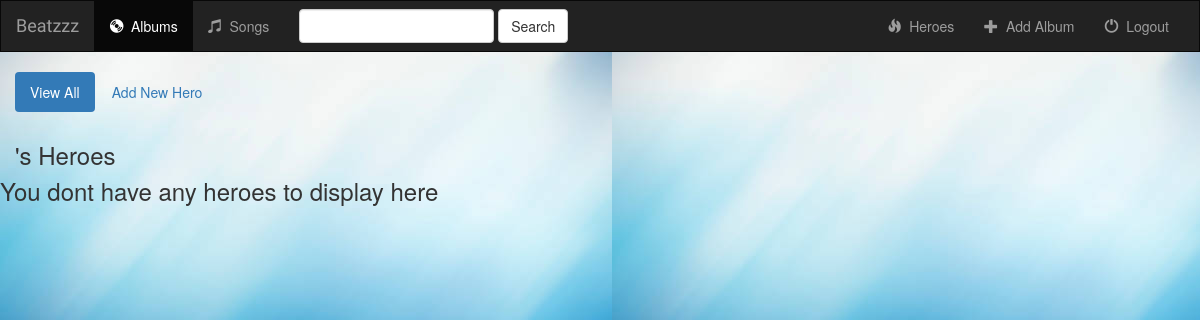
The app's page /music/hero/, older data.
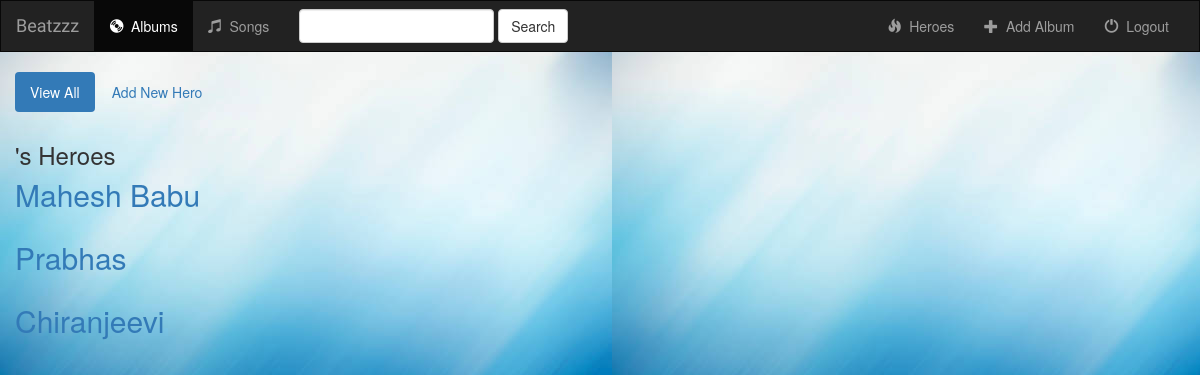
The same page, newer data.
### music/models.py (models this page shows, shortened)
class Hero(models.Model):
    hero_name = models.CharField(max_length=15)
    age = models.IntegerField()
    class Meta:
        verbose_name_plural = "Hero"

### music/views.py (the view)
# urls.py: url(r'hero/$', views.HeroesView.as_view(), name='hero-in'),
class HeroesView(generic.ListView):
    context_object_name = 'all_heroes'
    template_name = 'music/heroes_index.html'
    def get_queryset(self):
        return Hero.objects.all()

### music/templates/music/heroes_index.html (shortened to what this page needs)
{% extends 'music/Base.html' %}
{% block albums_active %}active{% endblock %}
{% block body %}
<div class="albums-container container-fluid">
    <ul class="nav nav-pills" style="margin-bottom: 10px;">
                <li role="presentation" class="active"><a href="#">View All</a></li>
                <li role="presentation"><a href="{% url 'music:hero-add' %}">Add New Hero</a></li>
            </ul>
    <div class="row">
        <div class="col-sm-12">
            <h3>{{ user.username }}'s Heroes</h3>
        </div>
        {% if all_heroes %}
            {% for hero in all_heroes %}
                <div class="container-fluid">
                    <a href="{% url 'music:index-h' hero.id %}">
                    <h2>{{ hero.hero_name }}</h2>
                    </a>
                </div>
            {% endfor %}
        {% else %}
            <h3>You dont have any heroes to display here</h3>
{% endif %}
{% endblock %}

### music/templates/music/Base.html (shortened to what this page needs)
<!DOCTYPE html>
<html lang="en">
<head>
    {% load staticfiles %}
    <link rel="stylesheet" href="https://maxcdn.bootstrapcdn.com/bootstrap/3.3.6/css/bootstrap.min.css">
    <link rel="stylesheet" type="text/css" href="{% static 'music/style.css' %}"/>
</head>
<body>
<nav class="navbar navbar-inverse">
    <div class="container-fluid">
        <div class="navbar-header">
            <a class="navbar-brand" href="{% url 'music:index' %}">Beatzzz</a>
        </div>
        <div class="collapse navbar-collapse" id="topNavBar">
            <ul class="nav navbar-nav">
                <li class="{% block albums_active %}{% endblock %}"><a href="{% url 'music:index' %}"><span class="glyphicon glyphicon-cd" aria-hidden="true"></span>&nbsp; Albums</a></li>
                <li class="{% block songs_active %}{% endblock %}"><a href="#"><span class="glyphicon glyphicon-music" aria-hidden="true"></span>&nbsp; Songs</a></li>
            </ul>
            <form class="navbar-form navbar-left" role="search" method="get" action="{% url 'music:index' %}">
                <div class="form-group">
                    <input type="text" class="form-control" name="q" value="">
                </div>
                <button type="submit" class="btn btn-default">Search</button>
            </form>
            <ul class="nav navbar-nav navbar-right">
                 <li>
                    <a href="{% url 'music:hero-in' %}">
                        <span class="glyphicon glyphicon-fire" aria-hidden="true"></span>&nbsp; Heroes
                    </a>
                </li>
                <li>
                    <a href="{% url 'music:album-add' %}">
                        <span class="glyphicon glyphicon-plus" aria-hidden="true"></span>&nbsp; Add Album
                    </a>
                </li>
                <li>
                    <a href="#">
                        <span class="glyphicon glyphicon-off" aria-hidden="true"></span>&nbsp; Logout
                    </a>
                </li>
            </ul>
        </div>
    </div>
</nav>
{% block body %}
{% endblock %}
</body>
</html>

### music/static/music/style.css (style rules this page uses)
body { background: red url("images/background.jpg"); }
.navbar { border-radius: 0; }
.navbar-brand { font-family: 'Satisfy',cursive; }

Row changes from the older to the newer data that the page shows:
added Hero: hero_name "Mahesh Babu"
added Hero: hero_name "Prabhas"
added Hero: hero_name "Chiranjeevi"
Text that changed along with them:
text no longer shown: "You dont have any heroes to display here"
